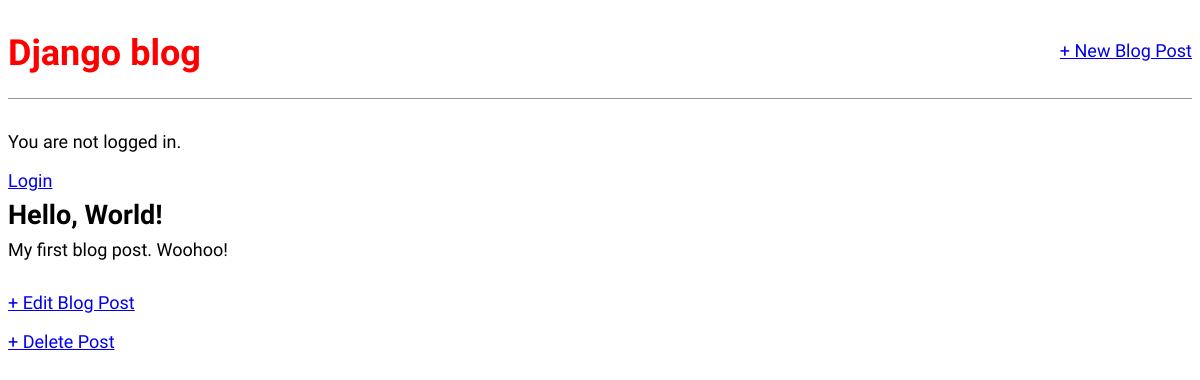
/post/1/, run on an earlier commit of the app's database.
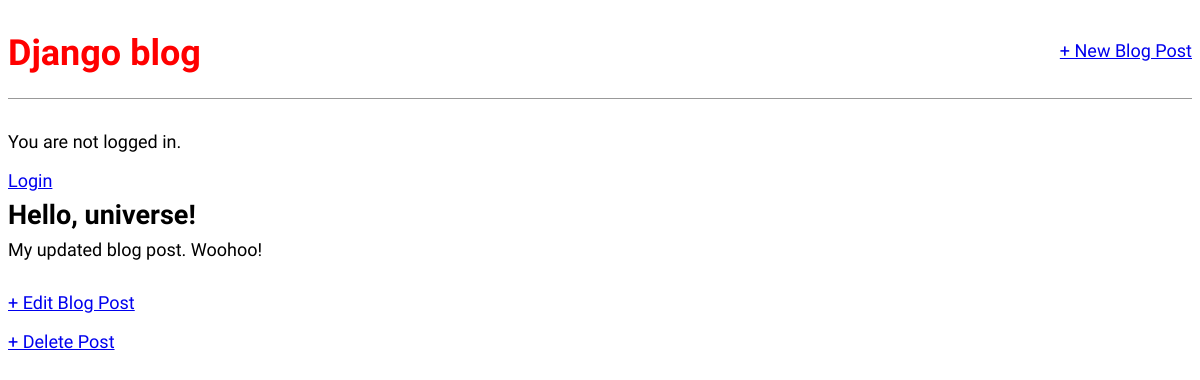
And on a later commit of the database.
### blog/models.py (models this page shows, shortened)
class Post(models.Model):
    title = models.CharField(max_length=200)
    author = models.ForeignKey(
        'auth.User',
        on_delete=models.CASCADE,
    )
    body = models.TextField()

### blog/views.py (the view)
# urls.py: path('post/<int:pk>/', BlogDetailView.as_view(), name='post_detail'), # new
class BlogDetailView(DetailView):
    model = Post
    template_name = 'post_detail.html'

### templates/post_detail.html
{% extends 'base.html' %}
{% block content %}
    <div class="post-entry">
        <h2>{{ post.title }}</h2>
        <p>{{ post.body }}</p>
    </div>
    <p><a href="{% url 'post_edit' post.pk %}">+ Edit Blog Post</a></p>
    <p><a href="{% url 'post_delete' post.pk %}">+ Delete Post</a></p>
{% endblock content %}

What changed in the data, as far as the page shows it:
changed Post: title "Hello, World!" → "Hello, universe!"; body "My first blog post. Woohoo!" → "My updated blog post. Woohoo!"
